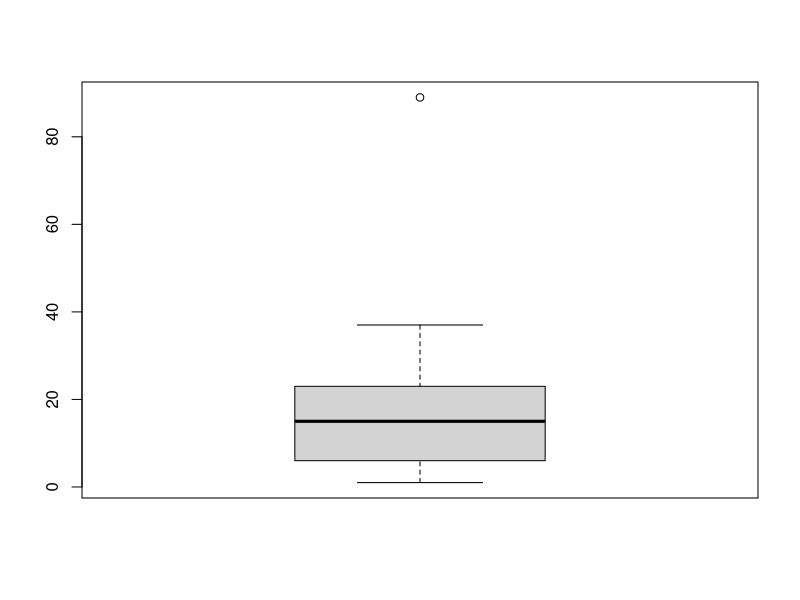
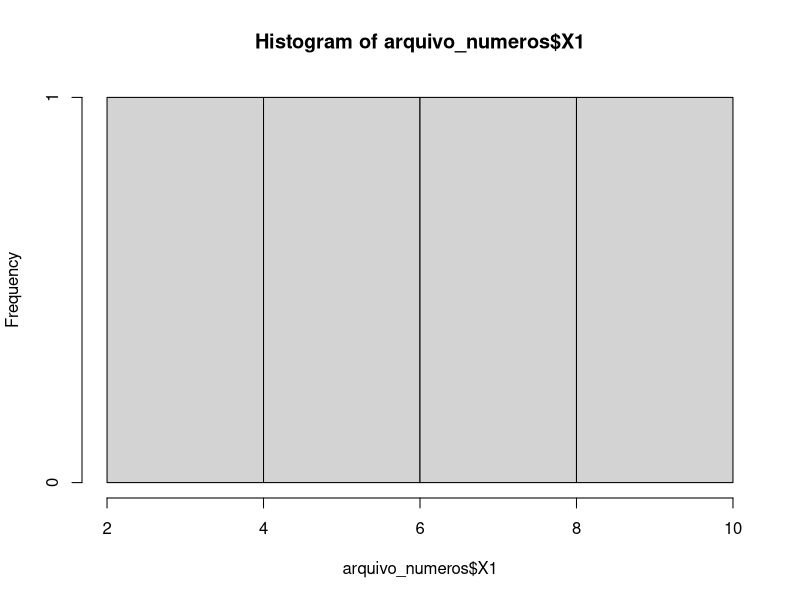
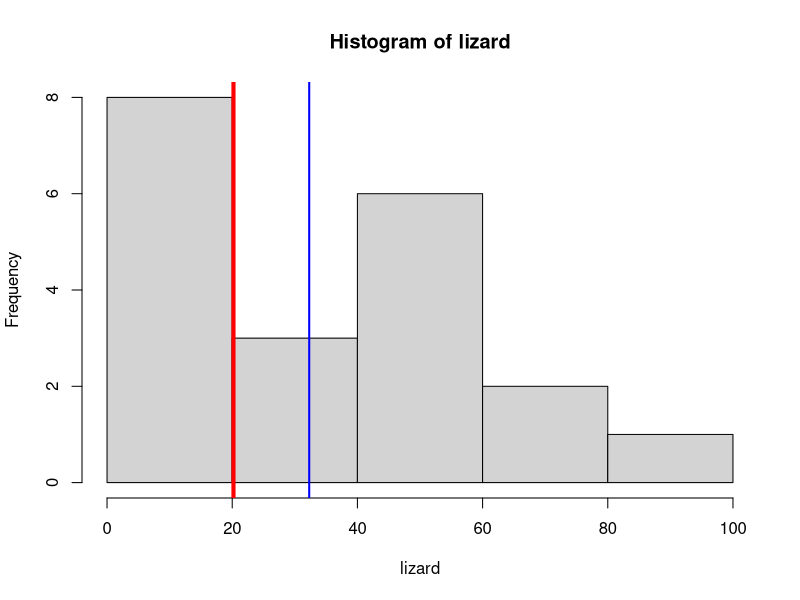
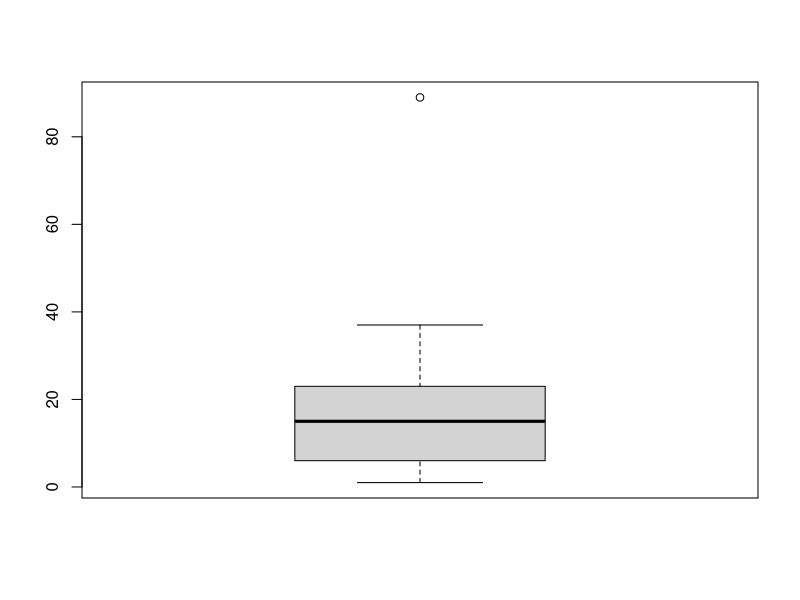

Here is the R script that generated these plots, in order:
numeros <-  c(2, 3, 7, 8, 1, 3, 4, 8, 22, 67, 19)
mean(numeros)
median(numeros)

## Teste de hipóstes
shapiro.test(numeros)

numeros <- c (1, 3, 5, 6, 10, 19, 23, 5, 7, 89, 15, 14, 22, 23, 32, 23, 37)
summary(numeros)
boxplot(numeros)

## Salvar boxplot como imagem
png(file="User/alura/boxplot.png", width=700, height=700)
boxplot(numeros)
dev.off()
## Variância
var(numeros)
## Desvio padrao
sd(numeros)
## Lendo um arquivo csv
arquivo_numeros <- read.csv(file="numeros.csv")
arquivo_numeros
## Lendo uma coluna
arquivo_numeros$X1
## histograma de uma coluna
hist(arquivo_numeros$X1)

## Intervalo de confiança
lizard = c(1,3,45,6,7,4,6,7,88, 43,65,23,43, 52, 53,13,56,32,66,33)
t.test(lizard)
t.test(lizard , conf.level = 0.5)

media <- mean(lizard)
media
hist(lizard)
abline(v=media, col="blue", lwd=2)
abline(v=20.2, col="red", lwd=4)
